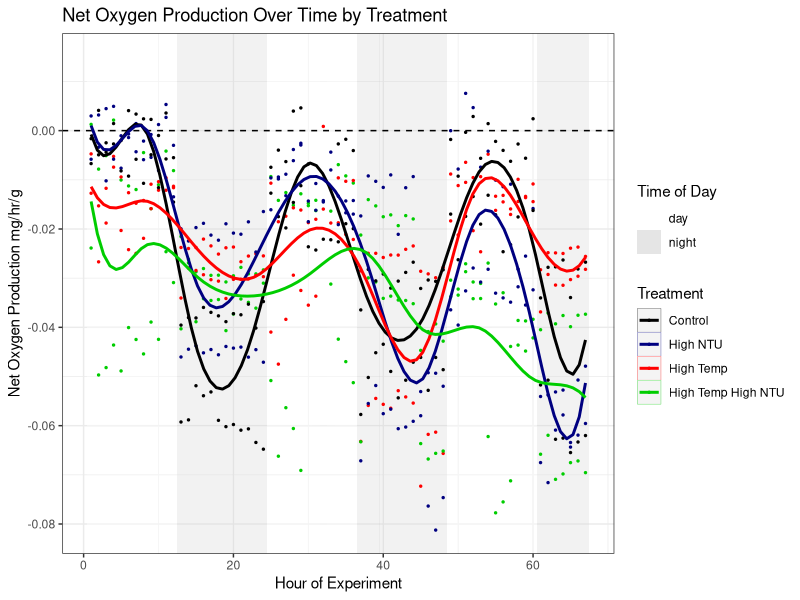

The R source for this figure:
## ---- chunk 1
datos <- read.csv("Trial10NoBG.csv")
## ---- chunk 2
class(datos$Time.of.Day) #It's character
#And let's check to make sure there are only 2 categories
unique(datos$Time.of.Day) #We've got extras, which I don't need today
library(stringr) #The package we need 
datos$Time.of.Day <- str_trim(datos$Time.of.Day, side = c("both"))
unique(datos$Time.of.Day) #Better
noche <- datos[ which(datos$Time.of.Day == "night"), ]
dia <- datos[ which(datos$Time.of.Day == "day"), ]

#And now we check that dia didn't end up with any hours it shouldn't
unique(dia$Hour) #So that also looks okay, so what the hell went wrong with our
#combining in the other data sheet. I'll have to figure it out.
## ---- chunk 3
library(dplyr) #The package we need to find max by chamber

#Getting our new data
night.max <- noche %>%
  group_by(Chamber) %>%
  summarise(max = max(MO2.no.Background.Correction, na.rm=TRUE))
## ---- chunk 4
colnames(night.max)[2] <- "Max.Dark.MO2"
## ---- chunk 5
night.max$Max.Dark.MO2[night.max$Max.Dark.MO2<0] <- 0
## ---- chunk 6
calc <- merge(datos, night.max, by = "Chamber")
## ---- chunk 7
calc$MO2.from.Dark.Max <- calc$MO2.no.Background.Correction - calc$Max.Dark.MO2
## ---- chunk 8
unique(calc$Treatment) #Alright. Looks like we need to get rid of some excess white
#space
library(stringr) #The package we need 
calc$Treatment <- str_trim(calc$Treatment, side = c("both"))
unique(calc$Treatment) #Better
## ---- chunk 9
#We'll need ggplot for graphing and dplyr for knitting
library(ggplot2)
library(dplyr)

#Our plot
dibujo <- ggplot(calc, aes(x= Hour, y= MO2.from.Dark.Max, 
                 color= as.factor(Treatment))) +
  geom_tile(aes(x=Hour, y= 0.015, color = NULL, fill= Time.of.Day), width = 1, height = Inf, alpha = 0.05) +
  #makes tiles that are 1 unit wide and with their fill controlled by time of day. alpha of 0.05 makes them
  #somewhat translucent. Color=Null means no outlines only fill. Inf height means they fill the whole graph.
  scale_fill_manual("Time of Day", values=c("white", "gray90"), 
                    guide = guide_legend(override.aes = list(alpha = 1 )))+
  geom_hline(yintercept = 0, color = "black", linetype = "dashed")+
  #Lets us control what colors the fill are. Also lets us make the legend more intense than the treatment
  #bars
  geom_point(size = 0.5)+
  #makes the points smaller, which is good, because there are a lot of them
  scale_color_manual("Treatment", 
                     values = c("black", "#000080", "#FF0000", "#00CD00"))+
  #Lets us control the point and line color, which is nice
  geom_smooth(method = lm, formula = y ~ splines::bs(x, 11), se = FALSE)+
  #Gives us smooth lines with some accounting for cycles
  #scale_y_continuous(limits = c(-0.1, 0.15))+
  #makes the scale consistent with other graphs
    ylab("Net Oxygen Production mg/hr/g")+
  xlab("Hour of Experiment")+
  ggtitle("Net Oxygen Production Over Time by Treatment")+
  theme_bw()
## ---- chunk 10
dibujo
